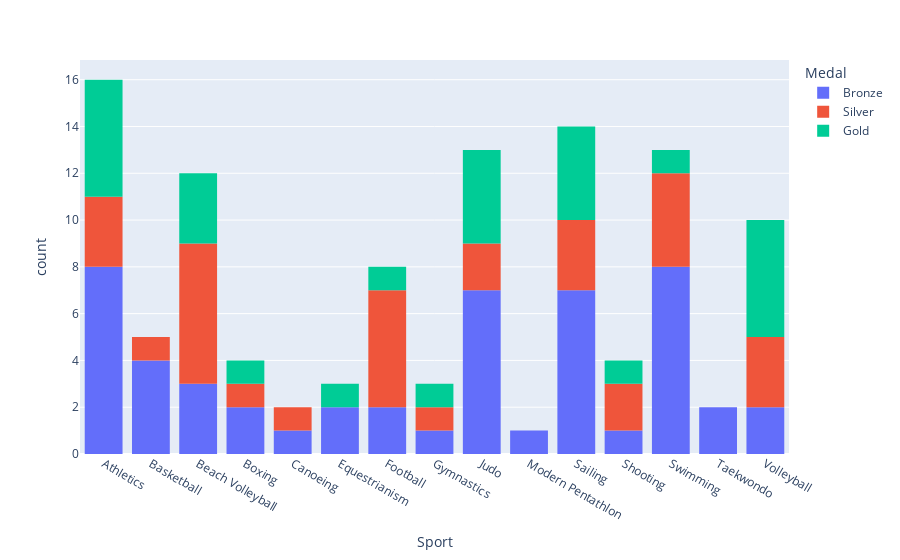

The cell this chart's notebook holds for it:
### Markdown cell above
Utilize um gráfico de distribuição (como um histograma, por exemplo) ilustrando a quantidade total de medalhas do Brasil por esporte.

### Code cell
df_medalhas_esporte.sort_values(by='Sport', inplace=True)

fig = px.histogram(df_medalhas_esporte,
                   x='Sport',
                   category_orders={"Medal": ["Bronze", "Silver", "Gold"]},
                   color='Medal')
fig

### Figure 1 — Plotly figure (JSON) as saved in the notebook; plotly's stock layout.template omitted (floating-point values rounded to 4 significant figures)
{"data": [{"alignmentgroup": "True", "bingroup": "x", "hovertemplate": "Medal=Bronze<br>Sport=%{x}<br>count=%{y}<extra></extra>", "legendgroup": "Bronze", "marker": {"color": "#636efa", "pattern": {"shape": ""}}, "name": "Bronze", "offsetgroup": "Bronze", "orientation": "v", "showlegend": true, "type": "histogram", "x": ["Athletics", "Athletics", "Athletics", "Athletics", "Athletics", "Athletics", "Athletics", "Athletics", "Basketball", "Basketball", "Basketball", "Basketball", "Beach Volleyball", "Beach Volleyball", "Beach Volleyball", "Boxing", "Boxing", "Canoeing", "Equestrianism", "Equestrianism", "Football", "Football", "Gymnastics", "Judo", "Judo", "Judo", "Judo", "Judo", "Judo", "Judo", "Modern Pentathlon", "Sailing", "Sailing", "Sailing", "Sailing", "Sailing", "Sailing", "Sailing", "Shooting", "Swimming", "Swimming", "Swimming", "Swimming", "Swimming", "Swimming", "Swimming", "Swimming", "Taekwondo", "Taekwondo", "Volleyball", "Volleyball"], "xaxis": "x", "yaxis": "y"}, {"alignmentgroup": "True", "bingroup": "x", "hovertemplate": "Medal=Silver<br>Sport=%{x}<br>count=%{y}<extra></extra>", "legendgroup": "Silver", "marker": {"color": "#EF553B", "pattern": {"shape": ""}}, "name": "Silver", "offsetgroup": "Silver", "orientation": "v", "showlegend": true, "type": "histogram", "x": ["Athletics", "Athletics", "Athletics", "Basketball", "Beach Volleyball", "Beach Volleyball", "Beach Volleyball", "Beach Volleyball", "Beach Volleyball", "Beach Volleyball", "Boxing", "Canoeing", "Football", "Football", "Football", "Football", "Football", "Gymnastics", "Judo", "Judo", "Sailing", "Sailing", "Sailing", "Shooting", "Shooting", "Swimming", "Swimming", "Swimming", "Swimming", "Volleyball", "Volleyball", "Volleyball"], "xaxis": "x", "yaxis": "y"}, {"alignmentgroup": "True", "bingroup": "x", "hovertemplate": "Medal=Gold<br>Sport=%{x}<br>count=%{y}<extra></extra>", "legendgroup": "Gold", "marker": {"color": "#00cc96", "pattern": {"shape": ""}}, "name": "Gold", "offsetgroup": "Gold", "orientation": "v", "showlegend": true, "type": "histogram", "x": ["Athletics", "Athletics", "Athletics", "Athletics", "Athletics", "Beach Volleyball", "Beach Volleyball", "Beach Volleyball", "Boxing", "Equestrianism", "Football", "Gymnastics", "Judo", "Judo", "Judo", "Judo", "Sailing", "Sailing", "Sailing", "Sailing", "Shooting", "Swimming", "Volleyball", "Volleyball", "Volleyball", "Volleyball", "Volleyball"], "xaxis": "x", "yaxis": "y"}], "layout": {"barmode": "relative", "legend": {"title": {"text": "Medal"}, "tracegroupgap": 0}, "margin": {"t": 60}, "xaxis": {"anchor": "y", "domain": [0, 1], "title": {"text": "Sport"}}, "yaxis": {"anchor": "x", "domain": [0, 1], "title": {"text": "count"}}}}
